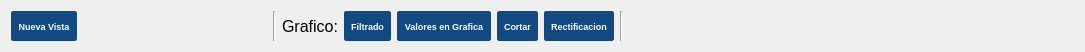
<?xml version="1.0" encoding="UTF-8"?>
<ui version="4.0">
 <class>botonesGraficado</class>
 <widget class="QWidget" name="botonesGraficado">
  <property name="geometry">
   <rect>
    <x>0</x>
    <y>0</y>
    <width>1085</width>
    <height>48</height>
   </rect>
  </property>
  <property name="maximumSize">
   <size>
    <width>9999999</width>
    <height>48</height>
   </size>
  </property>
  <property name="windowTitle">
   <string>Form</string>
  </property>
  <property name="styleSheet">
   <string notr="true">QPushButton{
            color:#FAFAFA;
            font:bold 9px;
            border:1px solid #114980;
            background-color:#114980;
            border-radius: 2px;
            padding:6px;
        }
        
        QPushButton:hover{
           color:#114980;
           background-color:#F5F5F5;
        }
        
        QPushButton:pressed{
           background-color:#E0E0E0;
        }</string>
  </property>
  <layout class="QHBoxLayout" name="horizontalLayout">
   <item>
    <widget class="QPushButton" name="nuevaVista">
     <property name="minimumSize">
      <size>
       <width>0</width>
       <height>30</height>
      </size>
     </property>
     <property name="styleSheet">
      <string notr="true">QPushButton{
            color:#FAFAFA;
            font:bold 9px;
            border:1px solid #114980;
            background-color:#114980;
            border-radius: 2px;
            padding:6px;
        }
        
        QPushButton:hover{
           color:#114980;
           background-color:#F5F5F5;
        }
        
        QPushButton:pressed{
           background-color:#E0E0E0;
        }</string>
     </property>
     <property name="text">
      <string>Nueva Vista</string>
     </property>
    </widget>
   </item>
   <item>
    <spacer name="horizontalSpacer">
     <property name="orientation">
      <enum>Qt::Horizontal</enum>
     </property>
     <property name="sizeType">
      <enum>QSizePolicy::Minimum</enum>
     </property>
     <property name="sizeHint" stdset="0">
      <size>
       <width>190</width>
       <height>20</height>
      </size>
     </property>
    </spacer>
   </item>
   <item>
    <widget class="Line" name="line">
     <property name="minimumSize">
      <size>
       <width>0</width>
       <height>0</height>
      </size>
     </property>
     <property name="maximumSize">
      <size>
       <width>16777215</width>
       <height>30</height>
      </size>
     </property>
     <property name="orientation">
      <enum>Qt::Vertical</enum>
     </property>
    </widget>
   </item>
   <item>
    <widget class="QLabel" name="label">
     <property name="font">
      <font>
       <pointsize>12</pointsize>
      </font>
     </property>
     <property name="text">
      <string>Grafico:</string>
     </property>
    </widget>
   </item>
   <item>
    <widget class="QPushButton" name="butterBtn">
     <property name="minimumSize">
      <size>
       <width>0</width>
       <height>30</height>
      </size>
     </property>
     <property name="styleSheet">
      <string notr="true">QPushButton{
            color:#FAFAFA;
            font:bold 9px;
            border:1px solid #114980;
            background-color:#114980;
            border-radius: 2px;
            padding:6px;
        }
        
        QPushButton:hover{
           color:#114980;
           background-color:#F5F5F5;
        }
        
        QPushButton:pressed{
           background-color:#E0E0E0;
        }</string>
     </property>
     <property name="text">
      <string>Filtrado</string>
     </property>
    </widget>
   </item>
   <item>
    <widget class="QPushButton" name="valoresGraficaBtn">
     <property name="minimumSize">
      <size>
       <width>0</width>
       <height>30</height>
      </size>
     </property>
     <property name="styleSheet">
      <string notr="true">QPushButton{
            color:#FAFAFA;
            font:bold 9px;
            border:1px solid #114980;
            background-color:#114980;
            border-radius: 2px;
            padding:6px;
        }
        
        QPushButton:hover{
           color:#114980;
           background-color:#F5F5F5;
        }
        
        QPushButton:pressed{
           background-color:#E0E0E0;
        }</string>
     </property>
     <property name="text">
      <string>Valores en Grafica</string>
     </property>
    </widget>
   </item>
   <item>
    <widget class="QPushButton" name="cortarBtn">
     <property name="minimumSize">
      <size>
       <width>0</width>
       <height>30</height>
      </size>
     </property>
     <property name="styleSheet">
      <string notr="true">QPushButton{
            color:#FAFAFA;
            font:bold 9px;
            border:1px solid #114980;
            background-color:#114980;
            border-radius: 2px;
            padding:6px;
        }
        
        QPushButton:hover{
           color:#114980;
           background-color:#F5F5F5;
        }
        
        QPushButton:pressed{
           background-color:#E0E0E0;
        }</string>
     </property>
     <property name="text">
      <string>Cortar</string>
     </property>
    </widget>
   </item>
   <item>
    <widget class="QPushButton" name="rectificacionBtn">
     <property name="minimumSize">
      <size>
       <width>0</width>
       <height>30</height>
      </size>
     </property>
     <property name="styleSheet">
      <string notr="true">QPushButton{
            color:#FAFAFA;
            font:bold 9px;
            border:1px solid #114980;
            background-color:#114980;
            border-radius: 2px;
            padding:6px;
        }
        
        QPushButton:hover{
           color:#114980;
           background-color:#F5F5F5;
        }
        
        QPushButton:pressed{
           background-color:#E0E0E0;
        }</string>
     </property>
     <property name="text">
      <string>Rectificacion</string>
     </property>
    </widget>
   </item>
   <item>
    <widget class="Line" name="line_2">
     <property name="minimumSize">
      <size>
       <width>0</width>
       <height>0</height>
      </size>
     </property>
     <property name="maximumSize">
      <size>
       <width>16777215</width>
       <height>30</height>
      </size>
     </property>
     <property name="orientation">
      <enum>Qt::Vertical</enum>
     </property>
    </widget>
   </item>
   <item>
    <spacer name="horizontalSpacer_5">
     <property name="orientation">
      <enum>Qt::Horizontal</enum>
     </property>
     <property name="sizeHint" stdset="0">
      <size>
       <width>40</width>
       <height>20</height>
      </size>
     </property>
    </spacer>
   </item>
  </layout>
 </widget>
 <resources/>
 <connections/>
</ui>
